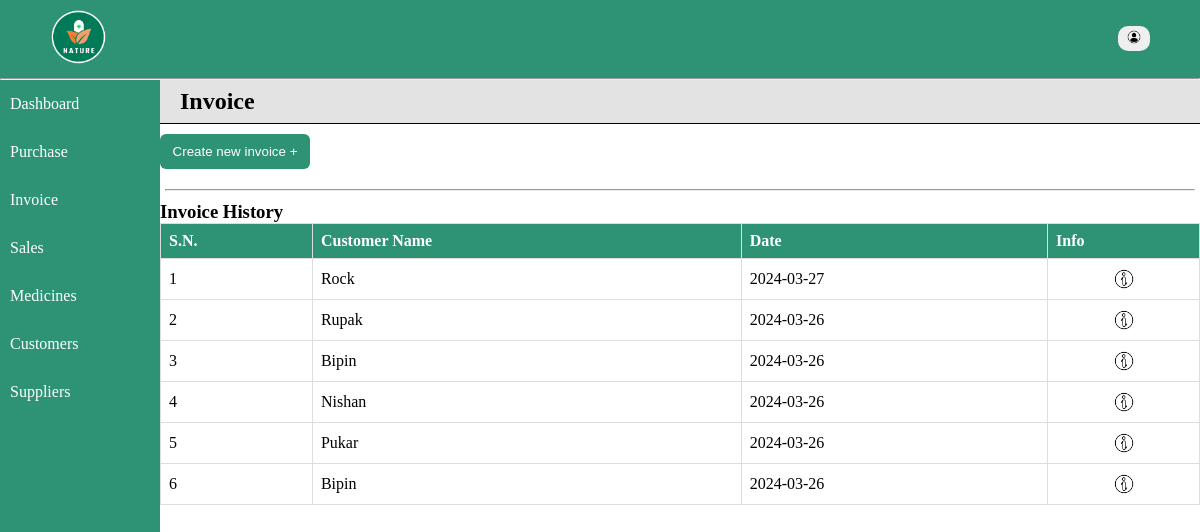
/home/invoice.php, run on the app's committed database.
### tables this page shows
CREATE TABLE `invoice` (
  `id` int(11) NOT NULL,
  `invoice_no` int(11) NOT NULL,
  `customer_name` varchar(128) NOT NULL,
  `medicine_name` varchar(128) NOT NULL,
  `quantity` int(11) NOT NULL,
  `rate` int(11) NOT NULL,
  `total` int(11) NOT NULL,
  `date` date NOT NULL
);

### includes/database.php (called while the page is built, shortened)
<?php
    function groupAndSort($conn, $arg, $group, $order) {
        $sql = "select * from $arg group by $group order by $order DESC";
        $result = mysqli_query($conn, $sql);
        return $records = mysqli_fetch_all($result, MYSQLI_ASSOC);
    }
?>

### home/invoice.php (the view, shortened to what this page needs)
<?php
include "../includes/database.php";
$records = groupAndSort($conn, 'invoice', 'invoice_no', 'date');
?>
<!DOCTYPE html>
<html lang="en">
<head>
    <link rel="stylesheet" href="../styles/style.css">
</head>
<body>
<div class="container">
<?php include '../includes/nav.php'; ?>
<div class="main">
        <?php include '../includes/menu.php'; ?>
        <div class="content-wrapper">
            <div class="entries">
                <h2>Invoice</h2>
                <button class="btn" id="new-invoice-btn">Create new invoice + </button>
                <form action="" method="post">
                        <hr>
                </form>
            </div>
    <div class="records">
        <h3>Invoice History</h3>
        <table class="table">
            <tr>
                <th>S.N.</th>
                <th>Customer Name</th>
                <th>Date</th>
                <th>Info</th>
            </tr>
            <?php if(!empty($records)): ?>
                <?php foreach($records as $key => $record): ?>
                    <tr>
                <td><?= $key+1; ?></td>
                <td><?= $record['customer_name']; ?></td>
                <td><?= $record['date']; ?></td>
                <td><a href="bill.php?invoice_no=<?= $record['invoice_no']; ?>"><img src="../images/info.png" alt="info" style="width: 24px; display: block; margin: auto;"></a></td>
                    </tr>
                <?php endforeach; ?>
                <?php endif; ?>
        </table>
        </div>
        </div>
    </div>
    </div>
</body>
</html>

### includes/nav.php (shortened to what this page needs)
<nav id="navbar">
          <a href="home.php"><img src="../images/logo.png" alt="logo" style="width: 60px;"></a>
          <div class="user-info">
              <button id="user-btn"><img src="../images/user.png" alt=""></button>
          </div>
      </nav>
      <hr style="color: #fff;">

### includes/menu.php
<div class="menu">
        <ul id="menu-list">
        <a href="home.php"><li>Dashboard</li></a>
        <a href="purchase.php"><li>Purchase</li></a>
        <a href="invoice.php"><li>Invoice</li></a>
        <a href="sales.php"><li>Sales</li></a>
        <a href="inventory.php"><li>Medicines</li></a>
        <a href="customers.php"><li>Customers</li></a>
        <a href="supplier.php"><li>Suppliers</li></a>
        </ul>
    </div>

### styles/style.css (style rules this page uses)
* { padding: 0; margin: 0; box-sizing: border-box; }
:root { --primary-color: rgba(0, 122, 87, 0.821); --secondary-color: rgba(106, 205, 177, 0.821); }
body { overflow: hidden; }
.container { color: #fff; }
nav { background-color: var(--primary-color); padding: 8px 48px; display: flex; justify-content: space-between; align-items: center; }
a { text-decoration: none; color: #fff; }
.user-info { font-size: 18px; }
.user-info button { margin: 2px 2px; width: 32px; border-radius: 10px; padding: 4px; background-color: none; font-size: 14px; cursor: pointer; border: none; transition: 0.6s; }
.user-info button img { width: 14px; }
#menu-list { float: left; list-style: none; background-color: var(--primary-color); height: 100vh; width: 10em; }
#menu-list li { padding: 15px 10px; }
.main { background: #fff; display: flex; }
.content-wrapper { width: 100%; color: #000; }
.entries { width: 100%; }
.entries form { margin: 10px 5px; }
input[type=submit], .btn { background-color: var(--primary-color); color:#fff; padding: 6px; border-radius: 6px; border: none; cursor: pointer; transition: 0.4s; }
.btn { margin: 10px 0; width: 150px; padding: 10px; }
.entries h2 { display: block; padding: 8px 20px; border-bottom: 1px solid black; background-color: rgb(228, 227, 227); }
.records { width: 100%; color: #000; }
.table { width: 100%; border-collapse: collapse; }
.table tr { width: 100%; }
.table th { padding: 12px 0; text-align: left; background-color: var(--primary-color); color: white; }
.table td, .table th { padding: 8px; border: 1px solid #ddd; }
.bill-table td, th { border: 1px solid black; }

### data on the page
invoice: customer_name "Rock", date "2024-03-27"
invoice: customer_name "Rupak", date "2024-03-26"
invoice: customer_name "Bipin", date "2024-03-26"
invoice: customer_name "Nishan", date "2024-03-26"
invoice: customer_name "Pukar", date "2024-03-26"
invoice: customer_name "Bipin", date "2024-03-26"
